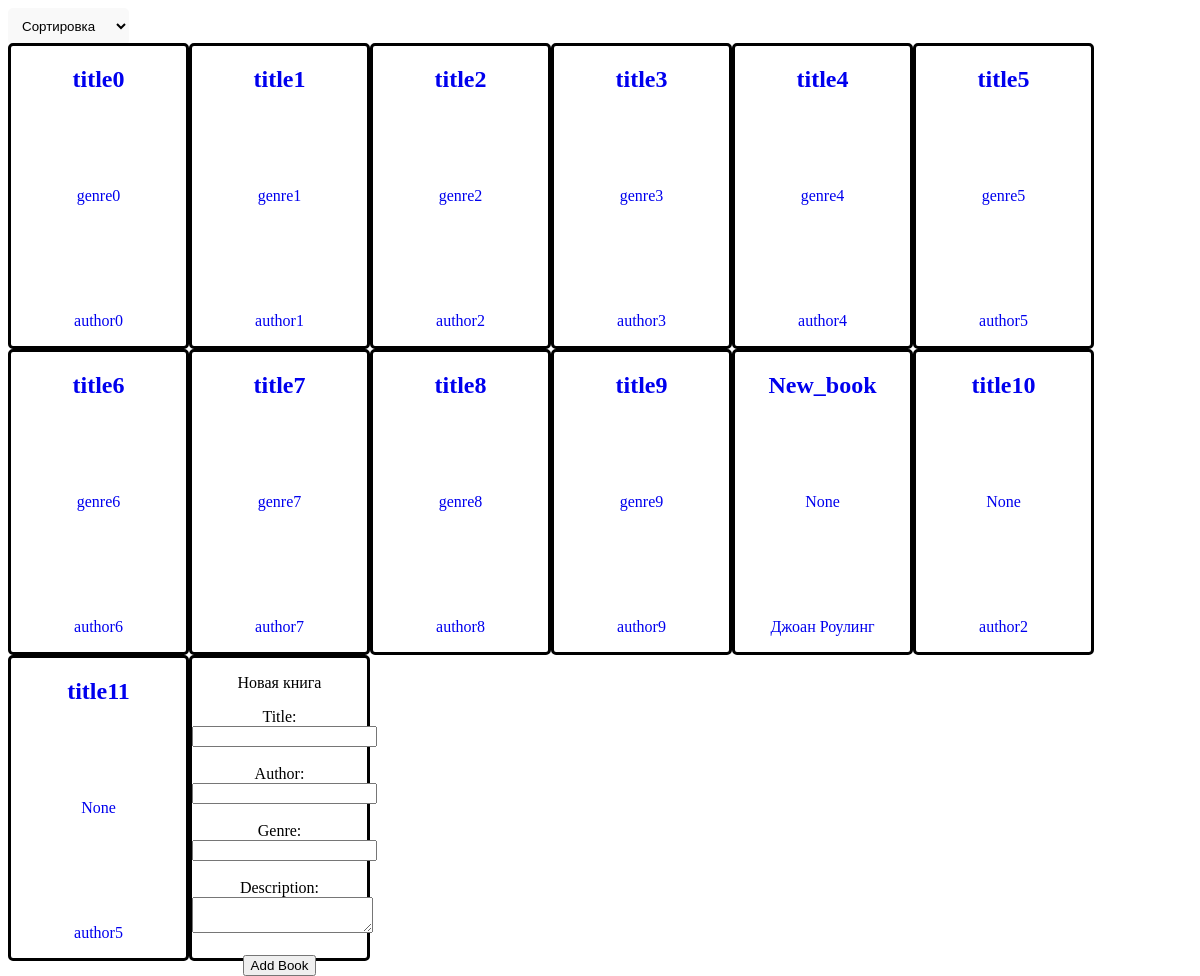
/books/ (signed in), run on the app's committed database.
### App/models.py (models this page shows)
class Book(db.Model):
    id = db.Column(db.Integer, primary_key=True)
    title = db.Column(db.String(30))
    author = db.Column(db.String(30))
    genre = db.Column(db.String(30))
    description = db.Column(db.String(30))

### App/main.py (the view, shortened to what this page needs)
@app.route('/books/', methods=['GET', 'POST'])
def books():
    filter_by = request.args.get('filter')
    if filter_by == 'title':
        book_list = Book.query.order_by(Book.title.asc()).all()
    elif filter_by == 'author':
        book_list = Book.query.order_by(Book.author.asc()).all()
    elif filter_by == 'genre':
        book_list = Book.query.order_by(Book.genre.asc()).all()
    else:
        book_list = Book.query.all()
    form = BookForm()
    return render_template('books.html', books=book_list, admin=current_user.admin, form=form)

### App/form.py
class BookForm(FlaskForm):
    title = StringField('Title')
    author = StringField('Author')
    genre = StringField('Genre')
    description = TextAreaField('Description')

### App/main.py (called while the page is built)
@login_manager.user_loader
def load_user(user_id):
    return User.query.get(int(user_id))

### templates/books.html (shortened to what this page needs)
<!DOCTYPE html>
<html lang="en">
<head>
    <link rel="stylesheet" type="text/css" href="{{ url_for('static', filename='books_style.css') }}">
</head>
<body>
    <div class="filter-dropdown">
        <select id="filter-by" onchange="location.href='/books/?filter=' + this.value">
            <option value="">Сортировка</option>
        </select>
    </div>
    {% for book in books %}
        <a href="/{{book.title}}">
            <div class="book-show">
                <h2>{{book.title}}</h2>
                <div class="genre">
                    <p>{{book.genre}}</p>
                </div>
                <div class="author">
                    <p>{{book.author}}</p>
                </div>
            </div>
        </a>
    {% endfor %}
    <div class="book-show">
        {% if admin %}
            <p>Новая книга</p>
            <form action="" method="post">
                <label for="title">Title:</label>
                <input type="text" id="title" name="title" required>
                <br><br>
                <label for="author">Author:</label>
                <input type="text" id="author" name="author" required>
                <br><br>
                <label for="genre">Genre:</label>
                <input type="text" id="genre" name=genre" required>
                <br><br>
                <label for="description">Description:</label>
                <textarea id="description" name="description" required></textarea>
                <br><br>
                <input type="submit" value="Add Book">
            </form>
        {% else %}
            <p>Вы должны быть админом, чтобы добавлять новые книги</p>
            <a href="{{ url_for('login') }}">Сменить аккаунт</a></li>
        {% endif %}
    </div>
</body>
</html>

### static/books_style.css (style rules this page uses)
.book-show { border: 3px #000000 solid; border-radius: 5px; position: relative; width: 175px; height: 300px; text-align: center; float: left }
.genre { position: absolute; top: 50%; left: 50%; text-align: center; transform: translate(-50%, -50%) }
.author { position: absolute; bottom: 0; width: 100%; text-align: center }
.filter-dropdown { position: relative; width: 100%; height: 35px; text-align: left; float: left }
.filter-dropdown select { padding: 10px; border: none; border-radius: 5px; background-color: #f9f9f9; cursor: pointer; }

### data on the page
Book: title "title0", genre "genre0", author "author0"
Book: title "title1", genre "genre1", author "author1"
Book: title "title2", genre "genre2", author "author2"
Book: title "title3", genre "genre3", author "author3"
Book: title "title4", genre "genre4", author "author4"
Book: title "title5", genre "genre5", author "author5"
Book: title "title6", genre "genre6", author "author6"
Book: title "title7", genre "genre7", author "author7"
Book: title "title8", genre "genre8", author "author8"
Book: title "title9", genre "genre9", author "author9"
Book: title "New_book", genre "None", author "Джоан Роулинг"
Book: title "title10", genre "None", author "author2"
Book: title "title11", genre "None", author "author5"
